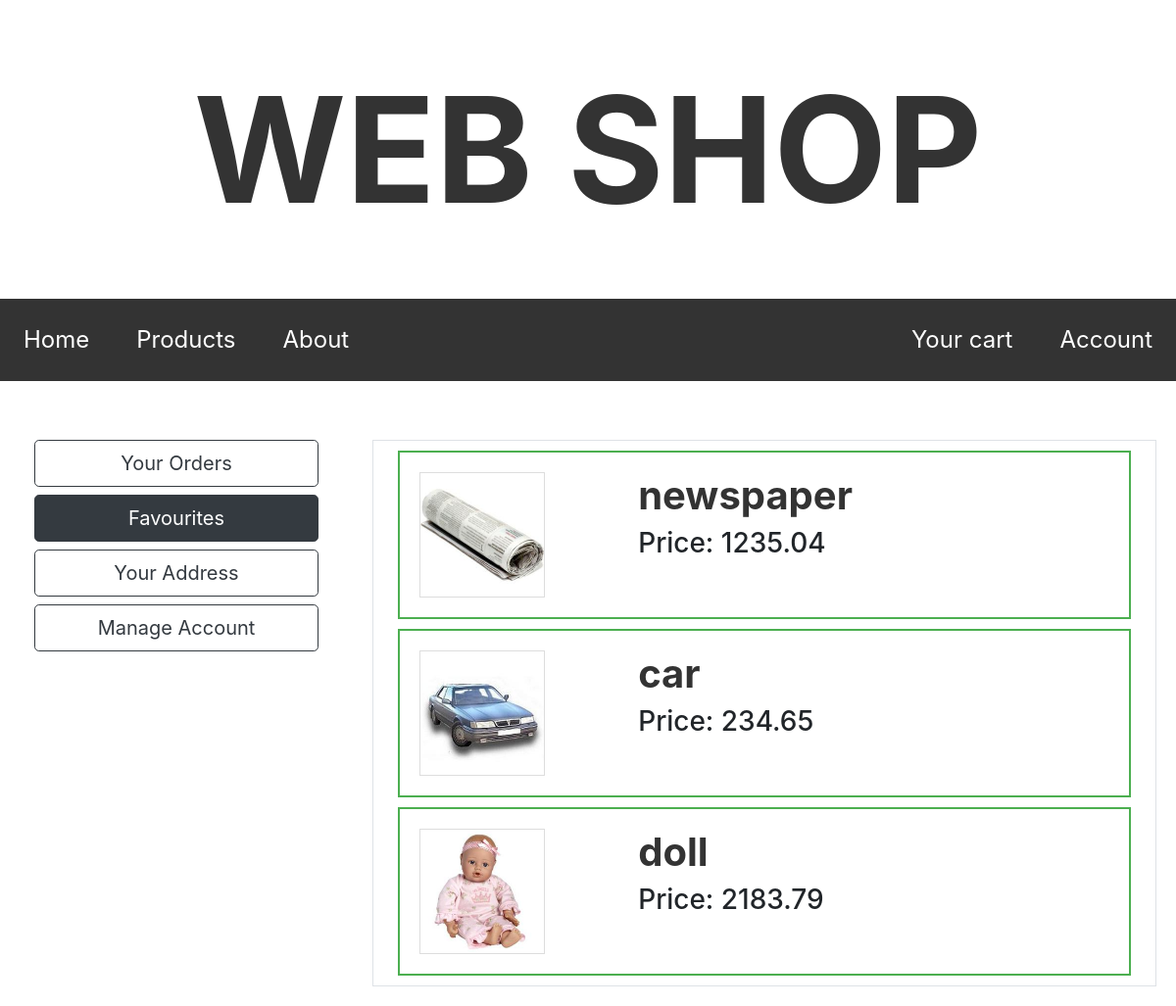
The app's page /account/5/favourites (signed in) with its own data.
### web_shop/models.py (models this page shows, shortened)
class Product(db.Model):
    id = db.Column(db.Integer(), primary_key=True)
    name = db.Column(db.String(80), nullable=False, unique=True)
    price = db.Column(db.Integer(), nullable=False)  # in cents
    description = db.Column(db.Text(), default='XDDDD', nullable=False)
    date_added = db.Column(db.DateTime(), nullable=False, default=datetime.utcnow)
    image = db.Column(db.String(), nullable=False, default='pokemon.jpg')

### web_shop/routes.py (the view, shortened to what this page needs)
@app.route('/account/<int:id>/<string:active>', methods=['GET', 'POST'])
@login_required
def account(id, active):
    id = int(id)
    if current_user.id != id:
        flash('Log in first', category='danger')
        abort(403)
    user = User.query.get_or_404(id)
    favourite_products = user.favourites
    address_form = AddressForm()
    email_form = UpdateEmailForm()
    if email_form.validate_on_submit():
        if user.email == email_form.email.data:
            flash("It's the same lol", category='info')
            return redirect(url_for('account', id=user.id, active='manage'))
        else:
            user2 = User.query.filter_by(email=email_form.email.data).first()
            if user2:
                flash("There already exist account with this email.", category='danger')
                return redirect(url_for('account', id=user.id, active='manage'))
            else:
                user.email = email_form.email.data
                db.session.commit()
                flash('Your email has been changed!', category='success')
                return redirect(url_for('account', id=user.id, active='manage'))
    else:
        email_form.email.data = user.email
    return render_template('account.html', title='Your Account', user=user, active=active, favourite_products=favourite_products,
                           address_form=address_form, cart=session.get('cart'), Product=Product, email_form=email_form)

### web_shop/models.py (called while the page is built)
@login_manager.user_loader
def load_user(user_id):
    user = User.query.get(int(user_id))
    if user:
        if user.true_user:  # has email and password, is able to log in, otherwise User() only stores address
            return user

### web_shop/templates/account.html (shortened to what this page needs)
{% extends "layout.html" %}
{% block content %}
    <div class="left-content">
        <div class="container">
                    <a href="{{ url_for('account', active='orders', id=user.id) }}"  class="btn btn-outline-dark btn-lg btn-block {{ 'active' if active == 'orders' }}">Your Orders</a>
                    <a href="{{ url_for('account', active='favourites', id=user.id) }}" class="btn btn-outline-dark btn-lg btn-block {{ 'active' if active == 'favourites' }}">Favourites</a>
                    <a href="{{ url_for('account', active='address', id=user.id) }}"  class="btn btn-outline-dark btn-lg btn-block {{ 'active' if active == 'address' }}">Your Address</a>
                    <a href="{{ url_for('account', active='manage', id=user.id) }}"  class="btn btn-outline-dark btn-lg btn-block {{ 'active' if active == 'manage' }}">Manage Account</a>
        </div>
    </div>
    <article class="main-content">
        {% if active == 'favourites' %}
            <div class="container border">
                {% for product in favourite_products %}
                    <fieldset class="product-border">
                        <div class="left-content" style="padding:10;">
                            <img class="product-image" src="{{ url_for('static', filename='pictures/' +product.image) }}">
                        </div>
                        <div class="main-content" style="padding:10;">
                            <h1><a class="product-title" href="{{ url_for('this_product', id=product.id) }}">{{ product.name }}</a></h1>
                            <h3>Price: {{ "{:.2f}".format(product.price / 100) }}</h3>
                        </div>
                    </fieldset>
                {% endfor %}
            </div>
        {% elif active == 'orders' %}
            <span>Your orders</span>
        {% endif %}
    </article>
{% endblock content %}

### web_shop/static/main.css (style rules this page uses)
a { text-decoration: none; }
.left-content { float: left; padding: 20px; width: 30%; }
.product-image { border: 1px solid #ddd; width: 8em; height: 8em; }
.main-content { float: left; width: 70%; padding: 20px; }
* { box-sizing: border-box; }
.product-border { display: block; border:2px solid #4CAF50; margin: 10px; }
a.product-title { font-weight: bold; color: #333; text-decoration: none; }
.active { background-color: #4CAF50; }

### records on screen
Product: image (picture), name "newspaper", product.price/100 "1235.04"
Product: image (picture), name "car", product.price/100 "234.65"
Product: image (picture), name "doll", product.price/100 "2183.79"
